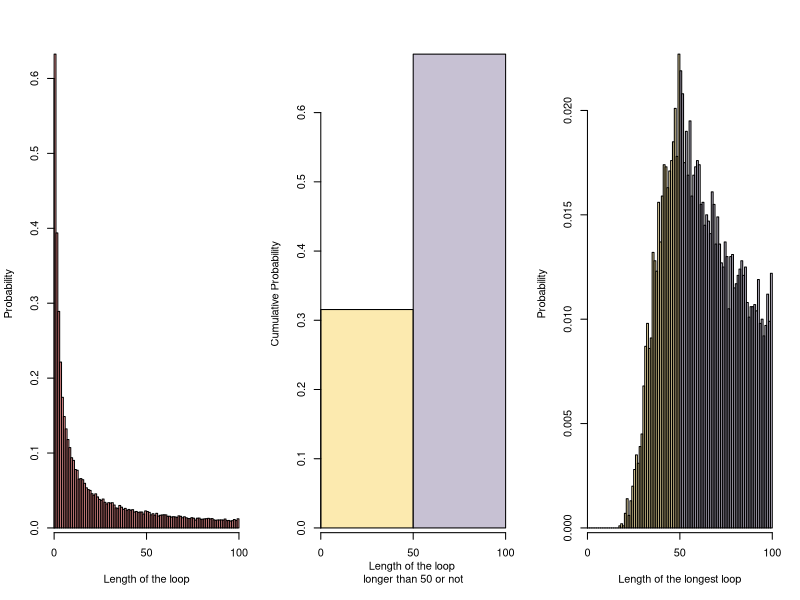

The R script that drew this image:
#XXXXXXXXXXXXXXXXXXXXXXXX proj2.r XXXXXXXXXXXXXXXXXXXXXXXXXXXXXXXXXXXXXXXXXXXX
# Group member
# Biwei Zhu, s2325784
# Guanhao Su, s2301705
# Shuying Liu, s2436365

#XXXXXXXXXXXXXXXXXXXXXXXXXXX Contribution XXXXXXXXXXXXXXXXXXXXXXXXXXXXXXXXXXXXXX

# Biwei Zhu completed the Question 1
# Guanhao Su completed the Question 2
# Biwei Zhu and Guanhao Su completed the question 3 and 4 together
# Shuying Liu completed the Question 5,6 and modified the whole code. 

#XXXXXXXXXXXXXXXXXXXXXXXXXXXX Variables XXXXXXXXXXXXXXXXXXXXXXXXXXXXXXXXXXXXXXX


# This project aims to calculate the surviving probability of 2n prisoners
# under three strategies:

# 1. The prisoner starts at the box with their number on it, opens it and 
# reads the number on the card: k, say. If k is not their prisoner number, 
# they go to box number k, open it and repeat the process until they have either
# found the card with their number on it, or opened n boxes without finding it.

# 2. As strategy 1, but starting from a randomly selected box.

# 3. They open n boxes at random, checking each card for their number.
# Note: The card in 2n boxes are in random order.


# Estimate the probability of a single prisoner succeeding in finding his number
# under three strategies.
# nreps is the number of replicate simulations.
# success_one is used to count the overall success times.

sim <- function(n,k,strategy,nprisoner=1,nreps=10000){
  
  success <- 0
  
  for (irep in 1:nreps) {
    cards <- sample(2*n)
    # check_cards <- array(0,n)
    flag <- array(FALSE,nprisoner)
    
    for (prisoner in 1:nprisoner) {
      if (strategy == 3) {
        open_boxes <- sample(2*n,n)
        check_cards <- cards[open_boxes]
        if (k[prisoner] %in% check_cards) flag[prisoner] <- TRUE
      }
      else {
        # if (strategy == 1) check_cards[1] <- cards[k[prisoner]]
        # else check_cards[1] <- cards[sample(2*n,1)]
        if (strategy == 1) selected_box <- k[prisoner]
        else selected_box <- sample(2*n,size=1)
        
        # for (box in 2:n) check_cards[box] <- cards[check_cards[box-1]]
        for (box in 1:n){
          if (cards[selected_box] == k[prisoner]){
            flag[prisoner] <- TRUE
            break
          }
          selected_box <- cards[selected_box]
        }
      }
    }
    success <- success+all(flag)
  }
  success/nreps
}

# time <- function(){
#   start.time <- Sys.time()
#   sim(50,1:100,1,100)
#   end.time <- Sys.time()
#   time.taken <- end.time - start.time
#   time.taken
# }
# time()

Pone <- function(n,k,strategy,nreps=10000){
  sim(n,k,strategy)
}



# Estimate the probability of all prisoners finding their number, so that all 
# are released, under three strategies.
# success_all is used to note which prisoner has succeed.
# final_success_all is used to count if 2n prisoners are released in jth experiment.

Pall <- function(n,strategy,nreps=10000){
  k <- 1:(2*n)
  sim(n,k,strategy,nprisoner=2*n)
}



# Estimate the individual success probability under n = 5 and n = 50
cat("Individual success probability under the three strategies when n = 5\n")
for (strategy in 1:3) cat(sprintf('strategy %d: %f\n',strategy,Pone(5,1,strategy,10000)))

cat("Individual success probability under the three strategies when n = 50\n")
for (strategy in 1:3) cat(sprintf('strategy %d: %f\n',strategy,Pone(50,1,strategy,10000)))

# Estimate the joint success probability under n = 5 and n = 50
cat("Joint success probability under the three strategies when n = 5\n")
for (strategy in 1:3) cat(sprintf('strategy %d: %f\n',strategy,Pall(5,strategy,10000)))

cat("Joint success probability under the three strategies when n = 50\n")
for (strategy in 1:3) cat(sprintf('strategy %d: %f\n',strategy,Pall(50,strategy,10000)))


#XXXXXXXXXXXXXXXXXXXXXXXXXXXX comments XXXXXXXXXXXXXXXXXXXXXXXXXXXXXXXXXXXXXXXX
# For one prisoner
# When a prisoner is simulated enough times, the prisoner can be successfully released is independent of the number of boxes.
# Surprisingly, the only difference between the strategy 2 and strategy 1 is the initial choice of boxes,
# but strategy 2 (prob = 0.4) will have a lower probability of success than strategies 1 & 3 (prob = 0.5).
# Speculation: If strategy 1 is chosen, then the number k can be guaranteed to be in the loop.
# So the prisoner's success depends only on the depth of the loop (Only if depth <= n can be succeed)
# However, in strategy 2, the prisoner cannot guarantee that his number is in the loop, so the success probability would lower.

# For 2*n prisoners
# As the number of prisoners increases,
# strategy 1 (Prob = 0.318) is more stable compared to strategies 2,3 (which converge to 0).
#XXXXXXXXXXXXXXXXXXXXXXXXXXXXXXXXXXXXXXXXXXXXXXXXXXXXXXXXXXXXXXXXXXXXXXXXXXXXXX

dloop <- function(n,nreps=10000){
  
  loops <- array(0,2*n)
  longest_loops <- array(0,2*n)
  
  for (irep in 1:nreps){
    u <- sample(2*n)
    loop_check <- array(0,2*n)
    unchecked_list <- array(TRUE,2*n)
    
    # search all loops
    while (length(u[unchecked_list])){
      start <- u[unchecked_list][1]
      k <- start
      unchecked_list[k] <- FALSE
      loop_len <- 1
      # find the loop that begins with 'start'
      while (u[k] != start){
        k <- u[k]
        unchecked_list[k] <- FALSE
        loop_len <- loop_len+1
      }
      loop_check[loop_len] <- 1
      
    }
    
    loops <- loops+loop_check
    longest_loop <- tail((1:(2*n))[as.logical(loop_check)],1)
    longest_loops[longest_loop] <- longest_loops[longest_loop]+1
  }
  rbind(loops/nreps,longest_loops/nreps)
}
y <- dloop(50)
(y[1,])#print the probability of each loop length from 1 to 2n occuring at least once.


#Visualising the probability sensibly.
n = 50
color1 <- c(rgb(250,220,120,150,max = 255), rgb(160,150,180,150,max = 255))
color2 <- c(rep(rgb(250,220,120,150,max = 255),n), rep(rgb(160,150,180,150, max = 255), n))
par(mfrow = c(1,3))#three subplot

barplot(y[1,],col = rgb(255,100,100,150,max = 255), space = 0,xaxs="i"
        , xlab = "Length of the loop", ylab = "Probability")
axis(1,c(0,50,100))

barplot(c(sum(y[2,1:50]), sum(y[2,51:100])), space = 0, col = color1, xaxs="i"
        , xlab = "Length of the loop \nlonger than 50 or not", ylab = "Cumulative Probability")
axis(1,c(0,1,2),c(0,50,100))

barplot(c((y[2,1:50]),(y[2,51:100])), space = 0, col = color2, xaxs="i"
        , xlab = "Length of the longest loop", ylab = "Probability")
axis(1,c(0,50,100))
